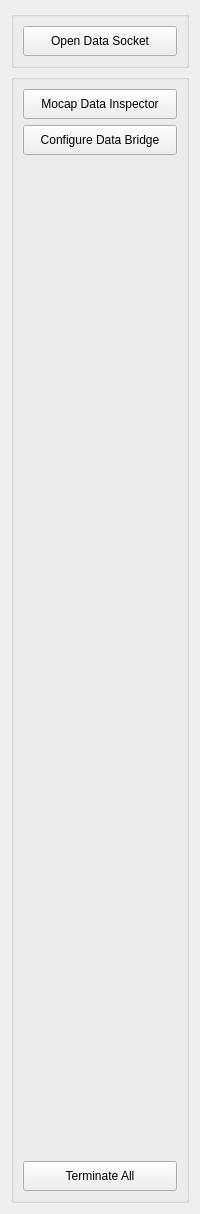
     <widget class="QWidget" name="page_4">
      <layout class="QVBoxLayout" name="verticalLayout_6">
       <item>
        <widget class="QGroupBox" name="groupBox_not_active">
         <property name="sizePolicy">
          <sizepolicy hsizetype="Preferred" vsizetype="Preferred">
           <horstretch>0</horstretch>
           <verstretch>0</verstretch>
          </sizepolicy>
         </property>
         <property name="minimumSize">
          <size>
           <width>150</width>
           <height>0</height>
          </size>
         </property>
         <property name="title">
          <string/>
         </property>
         <layout class="QVBoxLayout" name="verticalLayout">
          <item>
           <widget class="QPushButton" name="btn_open_data_socket">
            <property name="sizePolicy">
             <sizepolicy hsizetype="Expanding" vsizetype="Expanding">
              <horstretch>0</horstretch>
              <verstretch>0</verstretch>
             </sizepolicy>
            </property>
            <property name="minimumSize">
             <size>
              <width>100</width>
              <height>30</height>
             </size>
            </property>
            <property name="text">
             <string>Open Data Socket</string>
            </property>
           </widget>
          </item>
         </layout>
        </widget>
       </item>
       <item>
        <widget class="QGroupBox" name="groupBox_active">
         <property name="enabled">
          <bool>true</bool>
         </property>
         <property name="minimumSize">
          <size>
           <width>150</width>
           <height>120</height>
          </size>
         </property>
         <property name="title">
          <string/>
         </property>
         <layout class="QVBoxLayout" name="verticalLayout_2">
          <item>
           <widget class="QPushButton" name="btn_mocap_data_inspector">
            <property name="sizePolicy">
             <sizepolicy hsizetype="Expanding" vsizetype="Expanding">
              <horstretch>0</horstretch>
              <verstretch>0</verstretch>
             </sizepolicy>
            </property>
            <property name="minimumSize">
             <size>
              <width>100</width>
              <height>30</height>
             </size>
            </property>
            <property name="text">
             <string>Mocap Data Inspector</string>
            </property>
           </widget>
          </item>
          <item>
           <widget class="QPushButton" name="btn_configure_data_bridge">
            <property name="sizePolicy">
             <sizepolicy hsizetype="Expanding" vsizetype="Expanding">
              <horstretch>0</horstretch>
              <verstretch>0</verstretch>
             </sizepolicy>
            </property>
            <property name="minimumSize">
             <size>
              <width>100</width>
              <height>30</height>
             </size>
            </property>
            <property name="text">
             <string>Configure Data Bridge</string>
            </property>
           </widget>
          </item>
          <item>
           <spacer name="verticalSpacer">
            <property name="orientation">
             <enum>Qt::Vertical</enum>
            </property>
            <property name="sizeHint" stdset="0">
             <size>
              <width>20</width>
              <height>1000</height>
             </size>
            </property>
           </spacer>
          </item>
          <item>
           <widget class="QPushButton" name="btn_terminate_all">
            <property name="enabled">
             <bool>true</bool>
            </property>
            <property name="sizePolicy">
             <sizepolicy hsizetype="Expanding" vsizetype="Expanding">
              <horstretch>0</horstretch>
              <verstretch>0</verstretch>
             </sizepolicy>
            </property>
            <property name="minimumSize">
             <size>
              <width>100</width>
              <height>30</height>
             </size>
            </property>
            <property name="text">
             <string>Terminate All</string>
            </property>
           </widget>
          </item>
         </layout>
        </widget>
       </item>
      </layout>
     </widget>
